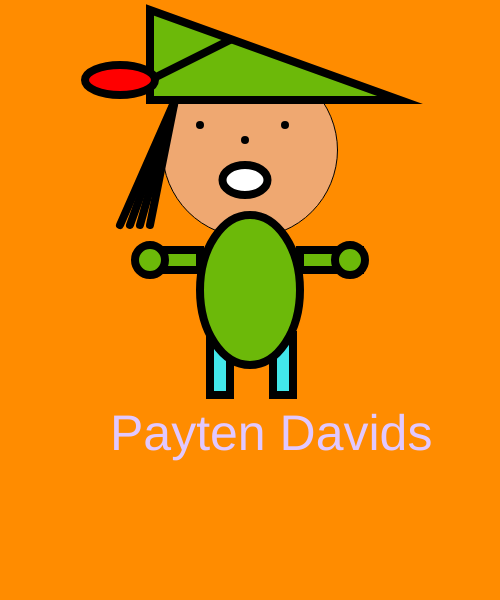
Frame 1 (no input)
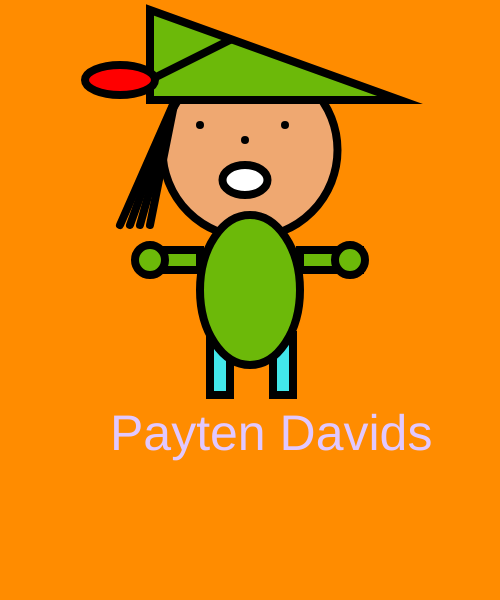
Frame 60 (no input)
Frame 120 (the mouse pressed at the canvas centre since frame 60): identical to frame 60, image omitted

The p5.js sketch that drew these frames (run headless with seeded random() and noise() and a simulated clock; from frame 60 on, the mouse is pressed at the canvas centre):

// p5.js sketch
// ── sketch.js
function setup()
{
    createCanvas(500, 600);
}

function draw()
{
    background(255,140,0);
    textSize(50)
    fill(225,200,400)
    text("Payten Davids", 110,450);

    // head
    fill(239, 168, 113);
    circle(250,150,175);
   
    // eyes
    strokeWeight(8);
    fill(0);
    point(200,125);
    point(285,125);

    // nose
    point(245,140);
    
    // mouth
     fill(255,255,255);
    ellipse(245,180,45,30)
   

    // hair
    line(130,225,175,100);
    line(140,225,175,100);
    line(150,225,175,100);
    line(120,225,175,100);
   
    
  // left leg
    fill(66, 231, 234);
    rect(210,335,20,60);
    
  // right leg
    fill(66, 231, 234);
    rect(273,335,20,60);
      
  // body
    fill(108,185,9);
    ellipse(250,290,100,150);
   
  // hat
    fill(108,185,9);
    triangle(150,100,400,100,150,10)
  
  //hat line
   fill(255);
    line(150,80,230,40);
  
  //feather
  fill(255,0,0)
    ellipse(120,80,70,30)
  // right arm
    fill(108,185,9);
    rect(300,250,60,20);
    circle(350,260,30);
   
  // left arm
    fill(108,185,9);
    rect(150,250,50,20);
    circle(150,260,30)
   
    
}
